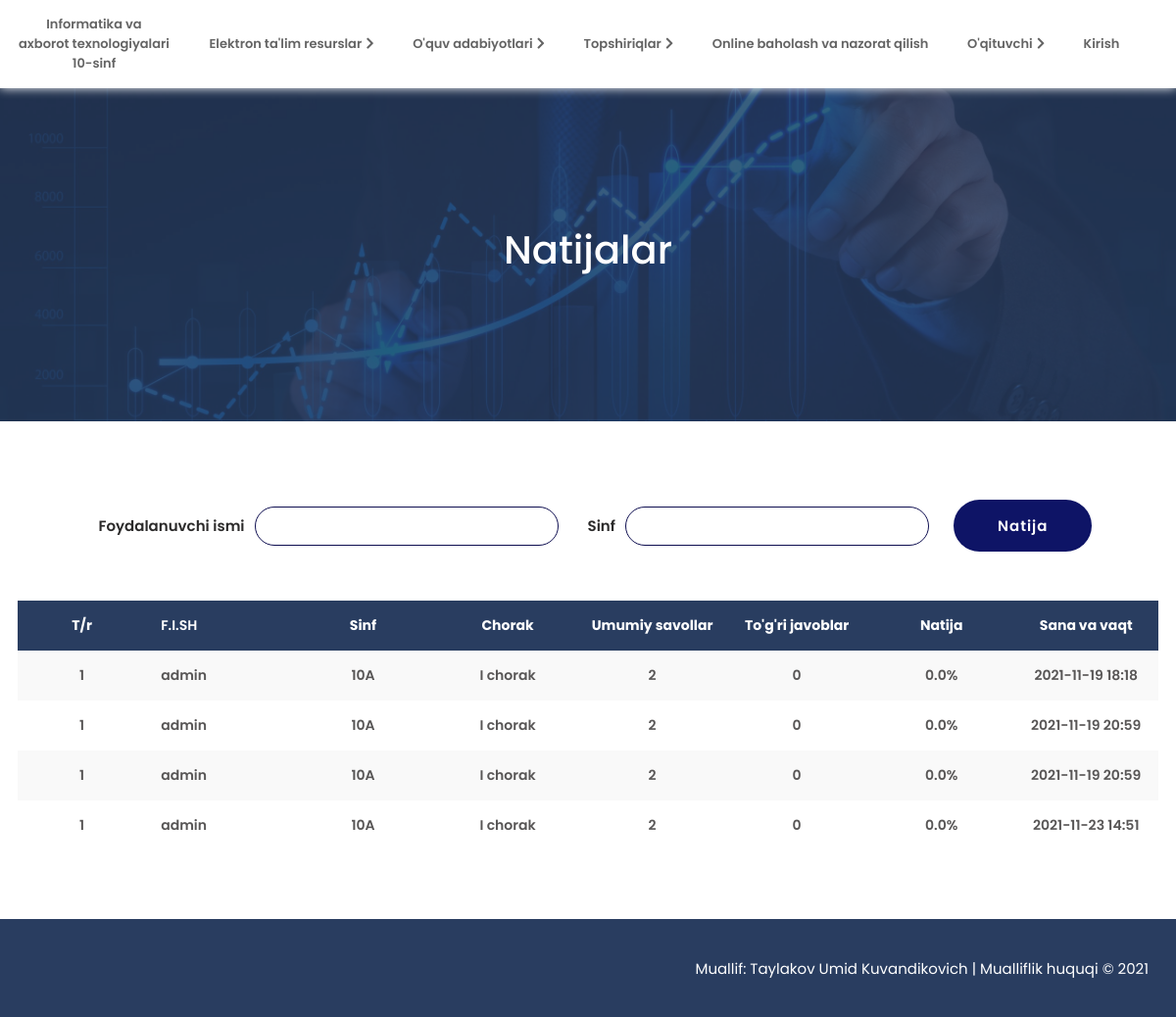
The page /natijalar/ on the database its author committed.
### app/models.py (models this page shows, shortened)
class Result(models.Model):
    user = models.ForeignKey(User, on_delete=models.CASCADE)
    total_question = models.IntegerField()
    corrent_question = models.IntegerField()
    create_at = models.DateTimeField(auto_now_add=True)
    quiz = models.ForeignKey(QuizModel, on_delete=models.CASCADE)
    @property
    def total(self):
        return round((100 * self.corrent_question) / self.total_question, 2)

class QuizModel(models.Model):
    title = models.CharField(max_length=50)

### app/views.py (the view)
# urls.py: path('natijalar/', result_list, name='result_list'),
def result_list(request):
    results = Result.objects.all()
    results_filter = ResultFilter(request.GET, queryset=results)
    context = {
        'results': results_filter
    }
    return render(request, 'html/result.html', context)

### templates/html/result.html (shortened to what this page needs)
{% extends 'base.html' %}
{% load static %}
{% load widget_tweaks %}
{% block body %}
  <section class="text-book__section result">
    <div class="container center-center">
      <div class="presintation-title">
        <h3>
          Natijalar
        </h3>
      </div>
    </div>
  </section>
  <section class="result-container">
    <div class="container">
      <form action="#" class="filter-user center-center" method="get">
        <div class="filter-box center-center">
          <label for="user-name">Foydalanuvchi ismi</label>
            {% render_field results.form.user__username__icontains %}
        </div>
        <div class="filter-box center-center">
          <label for="user-c">Sinf</label>
            {% render_field results.form.user__first_name__icontains %}
        </div>
        <button type="submit" class="filter-btn">Natija</button>
      </form>
      <table class="test-result">
        <tr class="result-name">
          <th class="resutl-number">T/r</th>
          <th class="result-name">F.I.SH</th>
          <th class="result-class">Sinf</th>
          <th class="result-class">Chorak</th>
          <th class="result-answ">Umumiy savollar</th>
          <th class="result-answ">To'g'ri javoblar</th>
          <th class="result-user">Natija</th>
          <th class="result-user">Sana va vaqt</th>
        </tr>
        {% for result in results.qs %}
        <tr class="result-name users-table">
          <td class="resutl-number">1</td>
          <td class="result-name">{{ result.user.username }} </td>
          <td class="result-class">10A</td>
          <td class="result-answ">{{ result.quiz.title }}</td>
          <td class="result-answ">{{ result.total_question }}</td>
          <td class="result-answ">{{ result.corrent_question}}</td>
          <td class="result-user">{{ result.total }}%</td>
          <td class="result-user">{{ result.create_at|date:'Y-m-d H:i' }}</td>
        </tr>
          {% endfor %}
      </table>
    </div>
  </section>
{% endblock %}

### static/css/main.css (style rules this page uses)
* { margin: 0; padding: 0; box-sizing: border-box; font-family: "Poppins", sans-serif; }
.container { width: 1180px; margin: 0 auto; }
.center-center { display: flex; align-items: center; justify-content: center; }
.presintation-title { position: absolute; }
.presintation-title h3 { text-align: center; font-size: 40px; font-weight: 500; color: #ffffff; }
.text-book__section { width: 100%; margin-top: 80px; background-image: url("../img/banner.jpg"); background-repeat: no-repeat; background-position: center top; background-size: cover; position: relative; }
.text-book__section::before { width: 100%; height: 100%; content: ""; position: absolute; left: 0; top: 0; background-color: #293d60; opacity: 0.95; }
.text-book__section .container { min-height: 350px; }
.text-book__section.result { background-image: url("../img/result.jpg"); background-position: center; }
.text-book__section.result::before { opacity: 0.8; }
.result-container { width: 100%; margin-top: 80px; }
.result-container .container { min-height: 350px; }
.result-container .container .filter-user { width: 100%; margin-bottom: 50px; }
.filter-user .filter-box { margin: 0 15px; }
.filter-box label { font-size: 15px; font-weight: 600; color: #2b2a2a; }
.filter-box input { min-width: 150px; height: 40px; outline: none; border: 1px solid #0e0e50; color: #0e0e50; padding-left: 15px; margin-left: 10px; border-radius: 30px; font-size: 15px; font-weight: 600; }
.filter-user button.filter-btn { font-size: 15px; letter-spacing: 1px; font-weight: 600; color: #ffffff; background-color: #0e1466; padding: 15px 45px; margin-left: 10px; border: none; outline: none; border-radius: 30px; cursor: pointer; transition: 0.3s; }
.result-container .container .test-result { width: 100%; border-collapse: collapse; }
.test-result .result-name { color: #585656; font-size: 14px; font-weight: 600; padding: 15px 0; }
.test-result .result-name th { background-color: #293d60; color: #ffffff; }
.test-result .result-name.users-table:nth-child(2n) { background-color: #f9f9f9; }
.test-result .result-name .resutl-number { width: 10%; }
.test-result .result-name .result-name, .test-result .result-name .result-class, .test-result .result-name .result-answ, .test-result .result-name .result-user { width: calc((100% - 10%) / 8); }
.test-result .result-name .result-name { text-align: left; padding-left: 15px; }
.test-result .result-name .resutl-number, .test-result .result-name .result-class, .test-result .result-name .result-answ, .test-result .result-name .result-user { text-align: center; }
@media only screen and (max-width: 1200px) { .container { width: 97%; } }

### rows shown on the page
Result: user.username "admin", quiz "I chorak", total_question "2", corrent_question "0", total "0.0", create_at "2021-11-19 18:18"
Result: user.username "admin", quiz "I chorak", total_question "2", corrent_question "0", total "0.0", create_at "2021-11-19 20:59"
Result: user.username "admin", quiz "I chorak", total_question "2", corrent_question "0", total "0.0", create_at "2021-11-19 20:59"
Result: user.username "admin", quiz "I chorak", total_question "2", corrent_question "0", total "0.0", create_at "2021-11-23 14:51"
